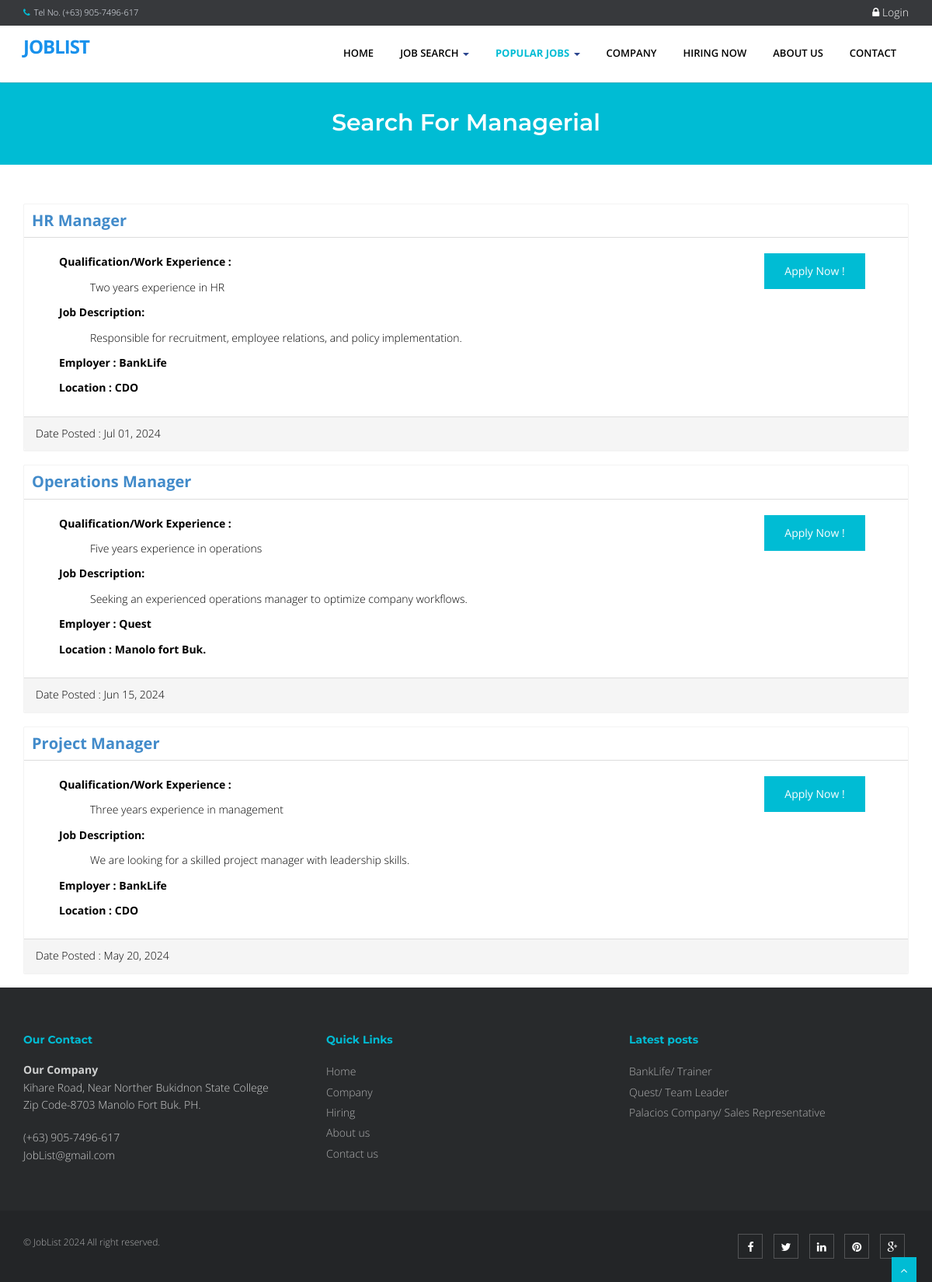
Screenshot of /index.php?q=category&search=Managerial with the database file from the repository.
### tables this page shows
CREATE TABLE `tbljob` (
  `JOBID` int(11) NOT NULL,
  `COMPANYID` int(11) NOT NULL,
  `CATEGORY` varchar(250) NOT NULL,
  `OCCUPATIONTITLE` varchar(90) NOT NULL,
  `REQ_NO_EMPLOYEES` int(11) NOT NULL,
  `SALARIES` double NOT NULL,
  `DURATION_EMPLOYEMENT` varchar(90) NOT NULL,
  `QUALIFICATION_WORKEXPERIENCE` text NOT NULL,
  `JOBDESCRIPTION` text NOT NULL,
  `PREFEREDSEX` varchar(30) NOT NULL,
  `SECTOR_VACANCY` text NOT NULL,
  `JOBSTATUS` varchar(90) NOT NULL,
  `DATEPOSTED` datetime NOT NULL
);

CREATE TABLE `tblcompany` (
  `COMPANYID` int(11) NOT NULL,
  `COMPANYNAME` varchar(90) NOT NULL,
  `COMPANYADDRESS` varchar(90) NOT NULL,
  `COMPANYCONTACTNO` varchar(30) NOT NULL,
  `COMPANYSTATUS` varchar(90) NOT NULL,
  `COMPANYMISSION` text NOT NULL
);

### index.php (called while the page is built, shortened)
<?php
require_once("include/initialize.php");
$view = (isset($_GET['q']) && $_GET['q'] != '') ? $_GET['q'] : '';
switch ($view) {
	case 'category' :
        $title='Search for '. $_GET['search'];
		break;
}
require_once("theme/templates.php");
?>

### include/database.php (called while the page is built, shortened)
<?php
class Database {
	var $sql_string = '';
	private $conn;
	public function open_connection() {
		$this->conn = mysqli_connect(server,user,pass);
		if(!$this->conn){
			echo "Problem in database connection! Contact administrator!";
			exit();
		}else{
			$db_select = mysqli_select_db($this->conn,database_name);
		}
	}
	function setQuery($sql='') {
		$this->sql_string=$sql;
	}
	function executeQuery() {
		$result = mysqli_query($this->conn,$this->sql_string);
		return $result;
	}
	private function confirm_query($result) {
		return $result;
	}
	function loadResultList( $key='' ) {
		$cur = $this->executeQuery();
		$array = array();
		while ($row = mysqli_fetch_object($cur)) {
			if ($key) {
				$array[$row->$key] = $row;
			} else {
				$array[] = $row;
			}
		}
		return $array;
	}
}
$mydb = new Database();
?>

### category.php (the view)
    <section id="content">
        <div class="container content">
 <?php
 if (isset($_GET['search'])) {
    $category = $_GET['search'];
 }else{
     $category = '';
 }
   $sql = "SELECT * FROM `tblcompany` c,`tbljob` j WHERE c.`COMPANYID`=j.`COMPANYID` AND CATEGORY LIKE '%" . $category ."%' ORDER BY DATEPOSTED DESC" ;
    $mydb->setQuery($sql);
    $cur = $mydb->loadResultList();
    foreach ($cur as $result) {
  ?>
          <div class="panel panel-primary">
              <div class="panel-header">
                   <div style="border-bottom: 1px solid #ddd;padding: 10px;font-size: 20px;font-weight: bold;color: #000;margin-bottom: 5px;"><a href="<?php echo web_root.'index.php?q=viewjob&search='.$result->JOBID;?>"><?php echo $result->OCCUPATIONTITLE ;?></a>
                  </div>
              </div>
              <div class="panel-body contentbody">
                    <div class="col-sm-10">
                        <div class="col-sm-12">
                            <p>Qualification/Work Experience :</p>
                             <ul style="list-style: none;">
                                <li><?php echo $result->QUALIFICATION_WORKEXPERIENCE ;?></li>
                            </ul>
                        </div>
                        <div class="col-sm-12">
                            <p>Job Description:</p>
                            <ul style="list-style: none;">
                                 <li><?php echo $result->JOBDESCRIPTION ;?></li>
                            </ul>
                         </div>
                        <div class="col-sm-12">
                            <p>Employer :  <?php echo  $result->COMPANYNAME ?></p>
                            <p>Location :  <?php echo  $result->COMPANYADDRESS ?></p>
                        </div>
                    </div>
                    <div class="col-sm-2"> <a href="<?php echo web_root; ?>index.php?q=apply&job=<?php echo $result->JOBID;?>&view=personalinfo" class="btn btn-main btn-next-tab">Apply Now !</a></div>
                </div>
              <div class="panel-footer">
                  Date Posted :  <?php echo date_format(date_create($result->DATEPOSTED),'M d, Y'); ?>
              </div>
          </div>
<?php  } ?>
     </div>
    </section>

### theme/templates.php (shortened to what this page needs)
 <!DOCTYPE html>
<html lang="en">
<head>
<link href="<?php echo web_root; ?>plugins/home-plugins/css/bootstrap.min.css" rel="stylesheet" />
<link href="<?php echo web_root; ?>plugins/home-plugins/css/fancybox/jquery.fancybox.css" rel="stylesheet">
<link href="<?php echo web_root; ?>plugins/home-plugins/css/flexslider.css" rel="stylesheet" />
<link href="<?php echo web_root; ?>plugins/home-plugins/css/style.css" rel="stylesheet" />
<link rel="stylesheet" href="<?php echo web_root;?>plugins/font-awesome/css/font-awesome.min.css">
<link rel="stylesheet" href="<?php echo web_root;?>plugins/dataTables/jquery.dataTables.min.css">
<link rel="stylesheet" href="<?php echo web_root;?>plugins/dataTables/jquery.dataTables_themeroller.css">
<link href="<?php echo web_root; ?>plugins/datepicker/bootstrap-datetimepicker.min.css" rel="stylesheet" media="screen">
<link href="<?php echo web_root; ?>plugins/datepicker/datepicker3.css" rel="stylesheet" media="screen">
</head>
<body>
<div id="wrapper" class="home-page">
  <header>
        <div class="topbar navbar-fixed-top">
          <div class="container">
            <div class="row">
              <div class="col-md-12">
                <p class="pull-left hidden-xs"><i class="fa fa-phone"></i>Tel No. (+63) 905-7496-617</p>
                <?php if (isset($_SESSION['APPLICANTID'])) {
                    $sql = "SELECT count(*) as 'COUNTNOTIF' FROM `tbljob` ORDER BY `DATEPOSTED` DESC";
                    $mydb->setQuery($sql);
                    $showNotif = $mydb->loadSingleResult();
                    $notif =isset($showNotif->COUNTNOTIF) ? $showNotif->COUNTNOTIF : 0;
                    $applicant = new Applicants();
                    $appl  = $applicant->single_applicant($_SESSION['APPLICANTID']);
                    $sql ="SELECT count(*) as 'COUNT' FROM `tbljobregistration` WHERE `PENDINGAPPLICATION`=0 AND `HVIEW`=0 AND `APPLICANTID`='{$appl->APPLICANTID}'";
                    $mydb->setQuery($sql);
                    $showMsg = $mydb->loadSingleResult();
                    $msg =isset($showMsg->COUNT) ? $showMsg->COUNT : 0;
                    echo ' <p class="pull-right login"><a title="View Notification(s)" href="'.web_root.'applicant/index.php?view=notification"> <i class="fa fa-bell-o"></i> <span class="label label-success">'.$notif.'</span></a> | <a title="View Message(s)" href="'.web_root.'applicant/index.php?view=message"> <i class="fa fa-envelope-o"></i> <span class="label label-success">'.$msg.'</span></a> | <a title="View Profile" href="'.web_root.'applicant/"> <i class="fa fa-user"></i> Howdy, '. $appl->FNAME. ' '.$appl->LNAME .' </a> | <a href="'.web_root.'logout.php">  <i class="fa fa-sign-out"> </i>Logout</a> </p>';
                    }else{ ?>
                      <p   class="pull-right login"><a data-target="#myModal" data-toggle="modal" href=""> <i class="fa fa-lock"></i> Login </a></p>
                <?php } ?>
              </div>
            </div>
          </div>
        </div>
        <div style="min-height: 30px;"></div>
        <div class="navbar navbar-default navbar-static-top" >
            <div class="container">
                <div class="navbar-header">
                    <a class="navbar-brand" href="<?php echo web_root; ?>index.php">JobList</a>
                </div>
                <div class="navbar-collapse collapse ">
                    <ul class="nav navbar-nav">
                        <li class="<?php echo !isset($_GET['q'])? 'active' :''?>"><a href="<?php echo web_root; ?>index.php">Home</a></li>
                        <li class="dropdown">
                          <a href="#" data-toggle="dropdown" class="dropdown-toggle">Job Search <b class="caret"></b></a>
                       </li>
                      <li class="dropdown <?php  if(isset($_GET['q'])) { if($_GET['q']=='category'){ echo 'active'; }else{ echo ''; }}  ?>">
                          <a href="#" data-toggle="dropdown" class="dropdown-toggle">Popular Jobs <b class="caret"></b></a>
                            <?php
                            $sql = "SELECT * FROM `tblcategory` LIMIT 10";
                            $mydb->setQuery($sql);
                            ?>
                       </li>
                        <li class="<?php  if(isset($_GET['q'])) { if($_GET['q']=='company'){ echo 'active'; }else{ echo ''; }}  ?>"><a href="<?php echo web_root; ?>index.php?q=company">Company</a></li>
                        <li class="<?php  if(isset($_GET['q'])) { if($_GET['q']=='hiring'){ echo 'active'; }else{ echo ''; }} ?>"><a href="<?php echo web_root; ?>index.php?q=hiring">Hiring Now</a></li>
                        <li class="<?php  if(isset($_GET['q'])) { if($_GET['q']=='About'){ echo 'active'; }else{ echo ''; }}  ?>"><a href="<?php echo web_root; ?>index.php?q=About">About Us</a></li>
                        <li class="<?php  if(isset($_GET['q'])) { if($_GET['q']=='Contact'){ echo 'active'; }else{ echo ''; }}  ?>"><a href="<?php echo web_root; ?>index.php?q=Contact">Contact</a></li>
                    </ul>
                </div>
            </div>
        </div>
  </header>
      <?php
      if (isset($_GET['q'])) {
        echo '<section id="inner-headline">
            <div class="container">
                <div class="row">
                    <div class="col-lg-12">
                        <h2 class="pageTitle">'.$title.'</h2>
                    </div>
                </div>
            </div>
            </section>';
      }
       require_once $content;
        ?>
  <footer>
  <div class="container">
    <div class="row">
      <div class="col-md-4 col-sm-4">
        <div class="widget">
          <h5 class="widgetheading">Our Contact</h5>
          <address>
          <strong>Our Company</strong><br>
          Kihare Road, Near Norther Bukidnon State College<br>
           Zip Code-8703 Manolo Fort Buk. PH.</address>
          <p>
            <i class="icon-phone"></i> (+63) 905-7496-617 <br>
            <i class="icon-envelope-alt"></i> JobList@gmail.com
          </p>
        </div>
      </div>
      <div class="col-md-4 col-sm-4">
        <div class="widget">
          <h5 class="widgetheading">Quick Links</h5>
          <ul class="link-list">
            <li><a href="<?php echo web_root; ?>index.php">Home</a></li>
            <li><a href="<?php echo web_root; ?>index.php?q=company">Company</a></li>
            <li><a href="<?php echo web_root; ?>index.php?q=hiring">Hiring</a></li>
            <li><a href="<?php echo web_root; ?>index.php?q=About">About us</a></li>
            <li><a href="<?php echo web_root; ?>index.php?q=Contact">Contact us</a></li>
          </ul>
        </div>
      </div>
      <div class="col-md-4 col-sm-4">
        <div class="widget">
          <h5 class="widgetheading">Latest posts</h5>
          <ul class="link-list">
            <?php
                  $sql = "SELECT * FROM `tblcompany` c,`tbljob` j WHERE c.`COMPANYID`=j.`COMPANYID`   ORDER BY DATEPOSTED DESC LIMIT 3" ;
                  $mydb->setQuery($sql);
                  $cur = $mydb->loadResultList();
                  foreach ($cur as $result) {
                    echo ' <li><a href="'.web_root.'index.php?q=viewjob&search='.$result->JOBID.'">'.$result->COMPANYNAME . '/ '. $result->OCCUPATIONTITLE .'</a></li>';
                  }
              ?>
          </ul>
        </div>
      </div>
    </div>
  </div>
  <div id="sub-footer">
    <div class="container">
      <div class="row">
        <div class="col-lg-6">
          <div class="copyright">
            <p>
              <span>&copy; JobList 2024 All right reserved.
            </p>
          </div>
        </div>
        <div class="col-lg-6">
          <ul class="social-network">
            <li><a href="#" data-placement="top" title="Facebook"><i class="fa fa-facebook"></i></a></li>
            <li><a href="#" data-placement="top" title="Twitter"><i class="fa fa-twitter"></i></a></li>
            <li><a href="#" data-placement="top" title="Linkedin"><i class="fa fa-linkedin"></i></a></li>
            <li><a href="#" data-placement="top" title="Pinterest"><i class="fa fa-pinterest"></i></a></li>
            <li><a href="#" data-placement="top" title="Google plus"><i class="fa fa-google-plus"></i></a></li>
          </ul>
        </div>
      </div>
    </div>
  </div>
  </footer>
</div>
<a href="#" class="scrollup"><i class="fa fa-angle-up active"></i></a>
</body>
</html>

### theme/templates.php (style rules this page uses)
#content { min-height: 400px; color: #000; }
.contentbody p { font-weight: bold; }
.login a { font-size: 14px; color: #fff; padding:0px; }

### rows the page displays
tbljob: OCCUPATIONTITLE "HR Manager", QUALIFICATION_WORKEXPERIENCE "Two years experience in HR", JOBDESCRIPTION "Responsible for recruitment, employee relations, and policy implementation.", COMPANYID.COMPANYNAME "BankLife", COMPANYID.COMPANYADDRESS "CDO", DATEPOSTED "Jul 01, 2024"
tbljob: OCCUPATIONTITLE "Operations Manager", QUALIFICATION_WORKEXPERIENCE "Five years experience in operations", JOBDESCRIPTION "Seeking an experienced operations manager to optimize company workflows.", COMPANYID.COMPANYNAME "Quest", COMPANYID.COMPANYADDRESS "Manolo fort Buk.", DATEPOSTED "Jun 15, 2024"
tbljob: OCCUPATIONTITLE "Project Manager", QUALIFICATION_WORKEXPERIENCE "Three years experience in management", JOBDESCRIPTION "We are looking for a skilled project manager with leadership skills.", COMPANYID.COMPANYNAME "BankLife", COMPANYID.COMPANYADDRESS "CDO", DATEPOSTED "May 20, 2024"
tbljob: COMPANYID.COMPANYNAME "BankLife", OCCUPATIONTITLE "Trainer"
tbljob: COMPANYID.COMPANYNAME "Quest", OCCUPATIONTITLE "Team Leader"
tbljob: COMPANYID.COMPANYNAME "Palacios Company", OCCUPATIONTITLE "Sales Representative"

### other values shown
$title "Search For Managerial"
